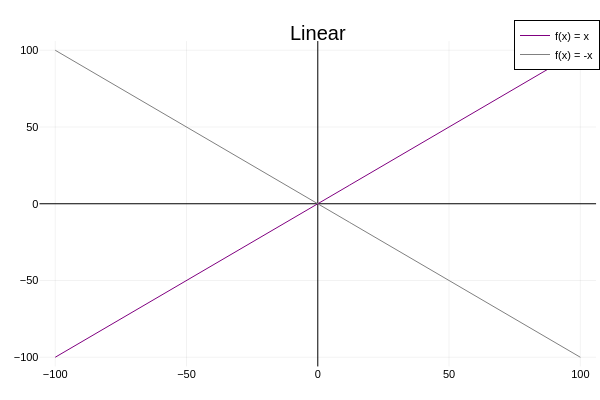

Write notebook code for a chart like this one.
### Markdown cell above
<a id="linear-latex"></a>
#### Linear Function
$$ f(x) = \pm x $$

[⬆ Back to Table of Contents](#table-of-contents)

### Code cell
x = -100:1:100
f(x) = x
fm(x) = -x
plot(x,f, title="Linear" , label="f(x) = x", color=:purple, framestyle=:zerolines)
plot!(x,fm, title="Linear" , label="f(x) = -x", color=:gray, framestyle=:zerolines)

### Figure 1 — Plotly figure (JSON) as saved in the notebook; plotly's stock layout.template omitted (floating-point values rounded to 4 significant figures; data arrays with more than 128 entries replaced by an {"elided": "..."} marker saying what was removed)
{"data": [{"colorbar": {"len": 0.9039, "title": "", "x": 0.9934, "y": 0.4896}, "legendgroup": "f(x) = x", "line": {"color": "rgba(128, 0, 128, 1.000)", "dash": "solid", "shape": "linear", "width": 1}, "mode": "lines", "name": "f(x) = x", "showlegend": true, "type": "scatter", "x": {"elided": "201 int values"}, "xaxis": "x", "y": {"elided": "201 int values"}, "yaxis": "y"}, {"colorbar": {"len": 0.9039, "title": "", "x": 0.9934, "y": 0.4896}, "legendgroup": "f(x) = -x", "line": {"color": "rgba(128, 128, 128, 1.000)", "dash": "solid", "shape": "linear", "width": 1}, "mode": "lines", "name": "f(x) = -x", "showlegend": true, "type": "scatter", "x": {"elided": "201 int values"}, "xaxis": "x", "y": {"elided": "201 int values"}, "yaxis": "y"}], "layout": {"annotations": [{"font": {"color": "rgba(0, 0, 0, 1.000)", "family": "sans-serif", "size": 20}, "rotation": 0, "showarrow": false, "text": "Linear", "x": 0.5296, "xanchor": "center", "xref": "paper", "y": 1, "yanchor": "top", "yref": "paper"}], "height": 400, "legend": {"bgcolor": "rgba(255, 255, 255, 1.000)", "bordercolor": "rgba(0, 0, 0, 1.000)", "borderwidth": 1, "font": {"color": "rgba(0, 0, 0, 1.000)", "family": "sans-serif", "size": 11}, "title": {"font": {"color": "rgba(0, 0, 0, 1.000)", "family": "sans-serif", "size": 15}, "text": ""}, "tracegroupgap": 0, "traceorder": "normal", "x": 1, "xanchor": "auto", "y": 1, "yanchor": "auto"}, "margin": {"b": 20, "l": 0, "r": 0, "t": 20}, "paper_bgcolor": "rgba(255, 255, 255, 1.000)", "plot_bgcolor": "rgba(255, 255, 255, 1.000)", "showlegend": true, "width": 600, "xaxis": {"anchor": "y", "domain": [0.06582, 0.9934], "gridcolor": "rgba(0, 0, 0, 0.100)", "gridwidth": 0.5, "linecolor": "rgba(0, 0, 0, 1.000)", "mirror": false, "range": [-106, 106], "showgrid": true, "showline": false, "showticklabels": true, "tickangle": 0, "tickcolor": "rgba(0, 0, 0, 0.000)", "tickfont": {"color": "rgba(0, 0, 0, 1.000)", "family": "sans-serif", "size": 11}, "tickmode": "array", "ticks": "inside", "ticktext": ["−100", "−50", "0", "50", "100"], "tickvals": [-100, -50, 0, 50, 100], "title": "", "titlefont": {"color": "rgba(0, 0, 0, 1.000)", "family": "sans-serif", "size": 15}, "type": "-", "visible": true, "zeroline": true, "zerolinecolor": "rgba(0, 0, 0, 1.000)"}, "yaxis": {"anchor": "x", "domain": [0.03762, 0.9415], "gridcolor": "rgba(0, 0, 0, 0.100)", "gridwidth": 0.5, "linecolor": "rgba(0, 0, 0, 1.000)", "mirror": false, "range": [-106, 106], "showgrid": true, "showline": false, "showticklabels": true, "tickangle": 0, "tickcolor": "rgba(0, 0, 0, 0.000)", "tickfont": {"color": "rgba(0, 0, 0, 1.000)", "family": "sans-serif", "size": 11}, "tickmode": "array", "ticks": "inside", "ticktext": ["−100", "−50", "0", "50", "100"], "tickvals": [-100, -50, 0, 50, 100], "title": "", "titlefont": {"color": "rgba(0, 0, 0, 1.000)", "family": "sans-serif", "size": 15}, "type": "-", "visible": true, "zeroline": true, "zerolinecolor": "rgba(0, 0, 0, 1.000)"}}}
